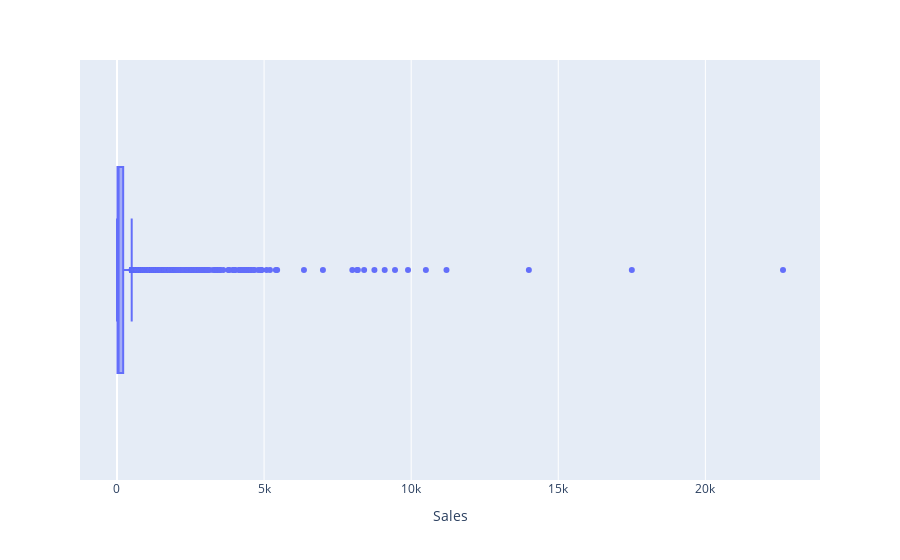

Notebook source saved alongside this figure:
### Markdown cell above
#### ✅ Outliers Detection

### Code cell
# let's see if there are outliers 
# i'm sure there are but let's see 
px.box(df,x = 'Sales')

### Figure 1 — Plotly figure (JSON) as saved in the notebook; plotly's stock layout.template omitted (floating-point values rounded to 4 significant figures; data arrays with more than 128 entries replaced by an {"elided": "..."} marker saying what was removed)
{"data": [{"alignmentgroup": "True", "hovertemplate": "Sales=%{x}<extra></extra>", "legendgroup": "", "marker": {"color": "#636efa"}, "name": "", "notched": false, "offsetgroup": "", "orientation": "h", "showlegend": false, "type": "box", "x": {"elided": "9789 float values"}, "x0": " ", "xaxis": "x", "y0": " ", "yaxis": "y"}], "layout": {"boxmode": "group", "legend": {"tracegroupgap": 0}, "margin": {"t": 60}, "xaxis": {"anchor": "y", "domain": [0, 1], "title": {"text": "Sales"}}, "yaxis": {"anchor": "x", "domain": [0, 1]}}}
